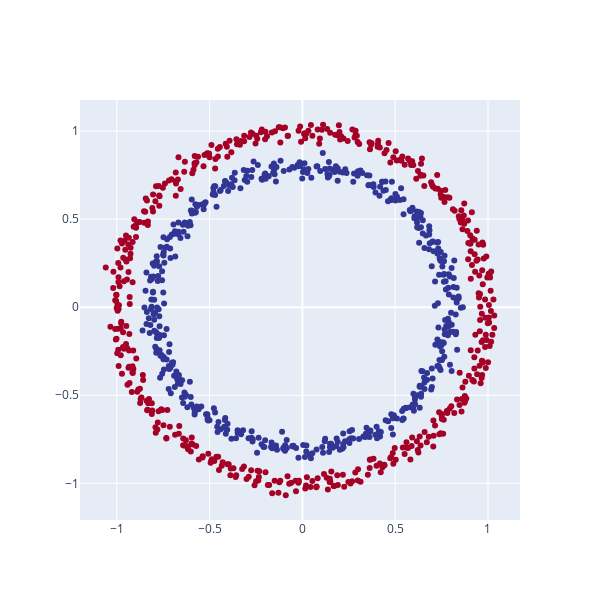

This figure's notebook cell:
### Markdown cell above
### 6.1 Recreating non-linear data (red and blue circles)

### Code cell
# Make and plot data
import plotly.graph_objects as go
from sklearn.datasets import make_circles

n_samples = 1000

X, y = make_circles(n_samples=n_samples,
                    noise=0.03,
                    random_state=42)

fig = go.Figure(layout_height=600, layout_width=600)
fig.add_scatter(x=X[:, 0], y=X[:, 1], mode="markers", marker_color=y, marker_colorscale="rdylbu")

### Figure 1 — Plotly figure (JSON) as saved in the notebook; plotly's stock layout.template omitted (floating-point values rounded to 4 significant figures; data arrays with more than 128 entries replaced by an {"elided": "..."} marker saying what was removed)
{"data": [{"marker": {"color": {"elided": "1000 int values"}, "colorscale": [[0, "rgb(165,0,38)"], [0.1, "rgb(215,48,39)"], [0.2, "rgb(244,109,67)"], [0.3, "rgb(253,174,97)"], [0.4, "rgb(254,224,144)"], [0.5, "rgb(255,255,191)"], [0.6, "rgb(224,243,248)"], [0.7, "rgb(171,217,233)"], [0.8, "rgb(116,173,209)"], [0.9, "rgb(69,117,180)"], [1, "rgb(49,54,149)"]]}, "mode": "markers", "type": "scatter", "x": {"elided": "1000 float values"}, "y": {"elided": "1000 float values"}}], "layout": {"height": 600, "width": 600}}
